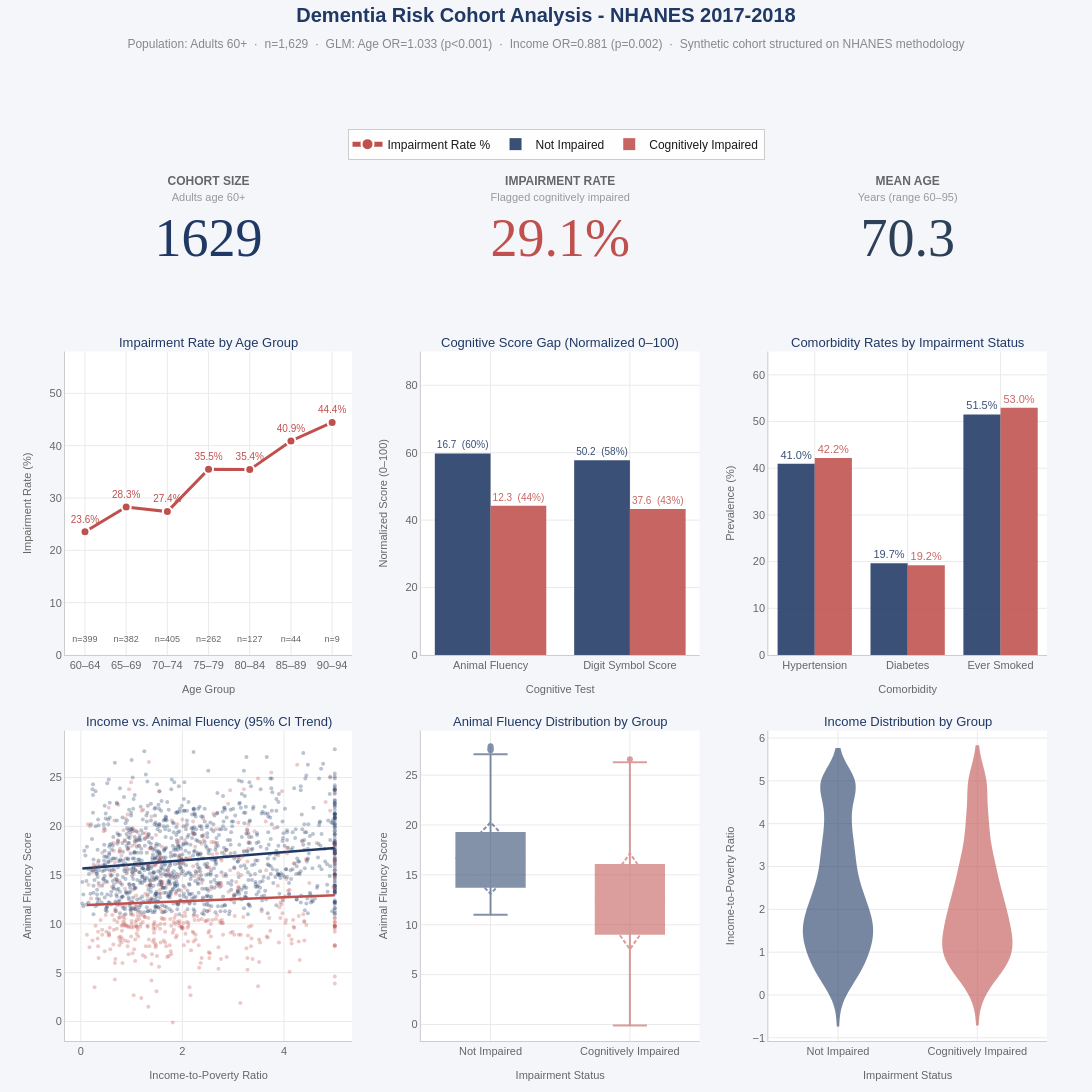

Source (notebook cell):
### Code cell
import plotly.graph_objects as go
from plotly.subplots import make_subplots
import numpy as np
import pandas as pd
from scipy import stats as scipy_stats

C_NOT  = "#1F3864"
C_IMP  = "#C0504D"
C_BG   = "#F4F6FA"
C_CARD = "#FFFFFF"
C_GRID = "#EAEAEA"
C_TEXT = "#1A1A1A"
C_SUB  = "#666666"
C_LINE = "#CCCCCC"

imp  = cohort_clean[cohort_clean["cog_impaired"] == 1]
nimp = cohort_clean[cohort_clean["cog_impaired"] == 0]
total_n  = len(cohort_clean)
imp_rate = cohort_clean["cog_impaired"].mean() * 100
mean_age = cohort_clean["age"].mean()

fig = make_subplots(
    rows=3, cols=3,
    row_heights=[0.11, 0.44, 0.45],
    column_widths=[0.34, 0.33, 0.33],
    vertical_spacing=0.09,
    horizontal_spacing=0.07,
    specs=[
        [{"type":"indicator"}, {"type":"indicator"}, {"type":"indicator"}],
        [{"type":"xy"},        {"type":"xy"},         {"type":"xy"}],
        [{"type":"xy"},        {"type":"xy"},         {"type":"xy"}],
    ],
    subplot_titles=(
        "","","",
        "Impairment Rate by Age Group",
        "Cognitive Score Gap (Normalized 0–100)",
        "Comorbidity Rates by Impairment Status",
        "Income vs. Animal Fluency (95% CI Trend)",
        "Animal Fluency Distribution by Group",
        "Income Distribution by Group",
    )
)

# KPI TILES
fig.add_trace(go.Indicator(
    mode="number", value=total_n,
    number={"font":{"size":54,"color":C_NOT,"family":"Arial Black"},"valueformat":".0f"},
    title={"text":"<b>COHORT SIZE</b><br><span style='font-size:11px;color:#999'>Adults age 60+</span>",
           "font":{"size":12,"color":C_SUB,"family":"Arial"}},
), row=1, col=1)

fig.add_trace(go.Indicator(
    mode="number", value=imp_rate,
    number={"font":{"size":54,"color":C_IMP,"family":"Arial Black"},"suffix":"%","valueformat":".1f"},
    title={"text":"<b>IMPAIRMENT RATE</b><br><span style='font-size:11px;color:#999'>Flagged cognitively impaired</span>",
           "font":{"size":12,"color":C_SUB,"family":"Arial"}},
), row=1, col=2)

fig.add_trace(go.Indicator(
    mode="number", value=mean_age,
    number={"font":{"size":54,"color":"#2E4057","family":"Arial Black"},"valueformat":".1f"},
    title={"text":"<b>MEAN AGE</b><br><span style='font-size:11px;color:#999'>Years (range 60–95)</span>",
           "font":{"size":12,"color":C_SUB,"family":"Arial"}},
), row=1, col=3)

# CHART 1: Impairment Rate by Age Group (line chart)
bin_edges = list(range(60, 100, 5))
bin_labels = [f"{b}–{b+4}" for b in bin_edges[:-1]]
imp_rates_by_age, totals_by_age = [], []
for start in bin_edges[:-1]:
    grp = cohort_clean[(cohort_clean["age"] >= start) & (cohort_clean["age"] < start+5)]
    imp_rates_by_age.append(grp["cog_impaired"].mean() * 100 if len(grp) > 0 else 0)
    totals_by_age.append(len(grp))

fig.add_trace(go.Scatter(
    x=bin_labels, y=imp_rates_by_age,
    mode="lines+markers+text",
    line={"color":C_IMP,"width":3},
    marker={"size":9,"color":C_IMP,"line":{"color":"white","width":2}},
    text=[f"{v:.1f}%" for v in imp_rates_by_age],
    textposition="top center",
    textfont={"size":10,"color":C_IMP,"family":"Arial"},
    name="Impairment Rate %", showlegend=True, legendgroup="line",
), row=2, col=1)

fig.add_trace(go.Scatter(
    x=bin_labels, y=[2]*len(bin_labels), mode="text",
    text=[f"n={t}" for t in totals_by_age],
    textposition="top center",
    textfont={"size":9,"color":C_SUB,"family":"Arial"},
    showlegend=False,
), row=2, col=1)

# CHART 2: Normalized Cognitive Scores
af_max = cohort_clean["animal_fluency"].max()
ds_max = cohort_clean["digit_symbol_score"].max()
score_labels = ["Animal Fluency", "Digit Symbol Score"]

for df, name, color, show in [(nimp,"Not Impaired",C_NOT,True),(imp,"Cognitively Impaired",C_IMP,True)]:
    norm = [df["animal_fluency"].mean()/af_max*100, df["digit_symbol_score"].mean()/ds_max*100]
    raw  = [df["animal_fluency"].mean(), df["digit_symbol_score"].mean()]
    fig.add_trace(go.Bar(
        x=score_labels, y=norm, name=name,
        marker_color=color, opacity=0.88, marker_line_width=0,
        legendgroup=name, showlegend=show,
        text=[f"{r:.1f}  ({n:.0f}%)" for r,n in zip(raw,norm)],
        textposition="outside",
        textfont={"size":10,"color":color,"family":"Arial"},
    ), row=2, col=2)

# CHART 3: Comorbidity
comorbid_cols   = ["hypertension","diabetes","ever_smoked"]
comorbid_labels = ["Hypertension","Diabetes","Ever Smoked"]
for df, name, color in [(nimp,"Not Impaired",C_NOT),(imp,"Cognitively Impaired",C_IMP)]:
    vals = [df[c].mean()*100 for c in comorbid_cols]
    fig.add_trace(go.Bar(
        x=comorbid_labels, y=vals, name=name,
        marker_color=color, opacity=0.88, marker_line_width=0,
        legendgroup=name, showlegend=False,
        text=[f"{v:.1f}%" for v in vals], textposition="outside",
        textfont={"size":11,"color":color,"family":"Arial"},
    ), row=2, col=3)

# CHART 4: Scatter + 95% CI bands
for df, name, color in [(nimp,"Not Impaired",C_NOT),(imp,"Cognitively Impaired",C_IMP)]:
    fig.add_trace(go.Scatter(
        x=df["income_pir"], y=df["animal_fluency"],
        mode="markers", name=name,
        marker={"color":color,"size":4,"opacity":0.30},
        legendgroup=name, showlegend=False,
    ), row=3, col=1)
    d = df[["income_pir","animal_fluency"]].dropna()
    x_arr, y_arr = d["income_pir"].values, d["animal_fluency"].values
    slope, intercept, r_val, p_val, se = scipy_stats.linregress(x_arr, y_arr)
    x_line = np.linspace(x_arr.min(), x_arr.max(), 100)
    y_pred = slope * x_line + intercept
    n = len(x_arr)
    t_crit = scipy_stats.t.ppf(0.975, df=n-2)
    se_band = se * np.sqrt(1/n + (x_line - x_arr.mean())**2 / np.sum((x_arr - x_arr.mean())**2))
    y_upper, y_lower = y_pred + t_crit*se_band, y_pred - t_crit*se_band
    fig.add_trace(go.Scatter(
        x=np.concatenate([x_line, x_line[::-1]]),
        y=np.concatenate([y_upper, y_lower[::-1]]),
        fill="toself", fillcolor=color, opacity=0.12,
        line={"width":0}, showlegend=False, hoverinfo="skip",
    ), row=3, col=1)
    fig.add_trace(go.Scatter(
        x=x_line, y=y_pred, mode="lines",
        line={"color":color,"width":2.5},
        showlegend=False,
    ), row=3, col=1)

# CHART 5: Box plots
for df, name, color in [(nimp,"Not Impaired",C_NOT),(imp,"Cognitively Impaired",C_IMP)]:
    fig.add_trace(go.Box(
        y=df["animal_fluency"], name=name,
        marker_color=color, line_color=color,
        fillcolor=color, opacity=0.55, boxmean="sd",
        legendgroup=name, showlegend=False,
    ), row=3, col=2)

# CHART 6: Violin
for df, name, color in [(nimp,"Not Impaired",C_NOT),(imp,"Cognitively Impaired",C_IMP)]:
    fig.add_trace(go.Violin(
        y=df["income_pir"], name=name,
        fillcolor=color, line_color=color,
        opacity=0.6, box_visible=True, meanline_visible=True,
        legendgroup=name, showlegend=False,
    ), row=3, col=3)

# AXIS STYLING
ax = {"showgrid":True,"gridcolor":C_GRID,"gridwidth":1,
      "linecolor":C_LINE,"linewidth":1,"mirror":False,
      "tickfont":{"family":"Arial","size":11,"color":C_SUB},
      "title_font":{"family":"Arial","size":11,"color":C_SUB},
      "showline":True,"zeroline":False}

fig.update_xaxes(title_text="Age Group",                row=2,col=1,**ax)
fig.update_yaxes(title_text="Impairment Rate (%)",      row=2,col=1,**ax, range=[0,58])
fig.update_xaxes(title_text="Cognitive Test",           row=2,col=2,**ax)
fig.update_yaxes(title_text="Normalized Score (0–100)", row=2,col=2,**ax, range=[0,90])
fig.update_xaxes(title_text="Comorbidity",              row=2,col=3,**ax)
fig.update_yaxes(title_text="Prevalence (%)",           row=2,col=3,**ax, range=[0,65])
fig.update_xaxes(title_text="Income-to-Poverty Ratio",  row=3,col=1,**ax)
fig.update_yaxes(title_text="Animal Fluency Score",     row=3,col=1,**ax)
fig.update_xaxes(title_text="Impairment Status",        row=3,col=2,**ax)
fig.update_yaxes(title_text="Animal Fluency Score",     row=3,col=2,**ax)
fig.update_xaxes(title_text="Impairment Status",        row=3,col=3,**ax)
fig.update_yaxes(title_text="Income-to-Poverty Ratio",  row=3,col=3,**ax)

for ann in fig.layout.annotations:
    if ann.text:
        ann.font = {"size":13,"color":C_NOT,"family":"Arial"}

fig.update_layout(
    title={
        "text": (
            "<b>Dementia Risk Cohort Analysis: NHANES 2017-2018</b>"
            "<br><span style='font-size:12px;color:#888888'>"
            "Population: Adults 60+  ·  n=1,629  ·  "
            "GLM: Age OR=1.033 (p&lt;0.001)  ·  Income OR=0.881 (p=0.002)  ·  "
            "Synthetic cohort structured on NHANES methodology"
            "</span>"
        ),
        "x":0.5,"xanchor":"center","y":0.98,"yanchor":"top",
        "font":{"family":"Arial","size":20,"color":C_NOT},
    },
    height=1100, width=1420,
    paper_bgcolor=C_BG,
    plot_bgcolor=C_CARD,
    barmode="group",
    font={"family":"Arial","color":C_TEXT},
    legend={
        "orientation":"h","x":0.5,"xanchor":"center",
        "y":1.048,"yanchor":"bottom",
        "font":{"size":12,"family":"Arial"},
        "bgcolor":"rgba(255,255,255,0.95)",
        "bordercolor":C_LINE,"borderwidth":1,
        "itemsizing":"constant",
    },
    margin={"t":200,"b":45,"l":65,"r":45},
)

fig.update_traces(selector={"type":"bar"}, marker_line_width=0)
fig.write_html("dementia_cohort_dashboard.html", include_plotlyjs="cdn")
fig.show()
print("✓ Saved: dementia_cohort_dashboard.html")

### Figure 1 — Plotly figure (JSON) as saved in the notebook; plotly's stock layout.template omitted (floating-point values rounded to 4 significant figures; data arrays with more than 128 entries replaced by an {"elided": "..."} marker saying what was removed)
{"data": [{"domain": {"x": [0, 0.2924], "y": [0.9098, 1]}, "mode": "number", "number": {"font": {"color": "#1F3864", "family": "Arial Black", "size": 54}, "valueformat": ".0f"}, "title": {"font": {"color": "#666666", "family": "Arial", "size": 12}, "text": "<b>COHORT SIZE</b><br><span style='font-size:11px;color:#999'>Adults age 60+</span>"}, "type": "indicator", "value": 1629}, {"domain": {"x": [0.3624, 0.6462], "y": [0.9098, 1]}, "mode": "number", "number": {"font": {"color": "#C0504D", "family": "Arial Black", "size": 54}, "suffix": "%", "valueformat": ".1f"}, "title": {"font": {"color": "#666666", "family": "Arial", "size": 12}, "text": "<b>IMPAIRMENT RATE</b><br><span style='font-size:11px;color:#999'>Flagged cognitively impaired</span>"}, "type": "indicator", "value": 29.1}, {"domain": {"x": [0.7162, 1], "y": [0.9098, 1]}, "mode": "number", "number": {"font": {"color": "#2E4057", "family": "Arial Black", "size": 54}, "valueformat": ".1f"}, "title": {"font": {"color": "#666666", "family": "Arial", "size": 12}, "text": "<b>MEAN AGE</b><br><span style='font-size:11px;color:#999'>Years (range 60–95)</span>"}, "type": "indicator", "value": 70.29}, {"legendgroup": "line", "line": {"color": "#C0504D", "width": 3}, "marker": {"color": "#C0504D", "line": {"color": "white", "width": 2}, "size": 9}, "mode": "lines+markers+text", "name": "Impairment Rate %", "showlegend": true, "text": ["23.6%", "28.3%", "27.4%", "35.5%", "35.4%", "40.9%", "44.4%"], "textfont": {"color": "#C0504D", "family": "Arial", "size": 10}, "textposition": "top center", "type": "scatter", "x": ["60–64", "65–69", "70–74", "75–79", "80–84", "85–89", "90–94"], "xaxis": "x", "y": [23.56, 28.27, 27.41, 35.5, 35.43, 40.91, 44.44], "yaxis": "y"}, {"mode": "text", "showlegend": false, "text": ["n=399", "n=382", "n=405", "n=262", "n=127", "n=44", "n=9"], "textfont": {"color": "#666666", "family": "Arial", "size": 9}, "textposition": "top center", "type": "scatter", "x": ["60–64", "65–69", "70–74", "75–79", "80–84", "85–89", "90–94"], "xaxis": "x", "y": [2, 2, 2, 2, 2, 2, 2], "yaxis": "y"}, {"legendgroup": "Not Impaired", "marker": {"color": "#1F3864", "line": {"width": 0}}, "name": "Not Impaired", "opacity": 0.88, "showlegend": true, "text": ["16.7  (60%)", "50.2  (58%)"], "textfont": {"color": "#1F3864", "family": "Arial", "size": 10}, "textposition": "outside", "type": "bar", "x": ["Animal Fluency", "Digit Symbol Score"], "xaxis": "x2", "y": [59.78, 57.77], "yaxis": "y2"}, {"legendgroup": "Cognitively Impaired", "marker": {"color": "#C0504D", "line": {"width": 0}}, "name": "Cognitively Impaired", "opacity": 0.88, "showlegend": true, "text": ["12.3  (44%)", "37.6  (43%)"], "textfont": {"color": "#C0504D", "family": "Arial", "size": 10}, "textposition": "outside", "type": "bar", "x": ["Animal Fluency", "Digit Symbol Score"], "xaxis": "x2", "y": [44.25, 43.27], "yaxis": "y2"}, {"legendgroup": "Not Impaired", "marker": {"color": "#1F3864", "line": {"width": 0}}, "name": "Not Impaired", "opacity": 0.88, "showlegend": false, "text": ["41.0%", "19.7%", "51.5%"], "textfont": {"color": "#1F3864", "family": "Arial", "size": 11}, "textposition": "outside", "type": "bar", "x": ["Hypertension", "Diabetes", "Ever Smoked"], "xaxis": "x3", "y": [40.95, 19.65, 51.52], "yaxis": "y3"}, {"legendgroup": "Cognitively Impaired", "marker": {"color": "#C0504D", "line": {"width": 0}}, "name": "Cognitively Impaired", "opacity": 0.88, "showlegend": false, "text": ["42.2%", "19.2%", "53.0%"], "textfont": {"color": "#C0504D", "family": "Arial", "size": 11}, "textposition": "outside", "type": "bar", "x": ["Hypertension", "Diabetes", "Ever Smoked"], "xaxis": "x3", "y": [42.19, 19.2, 52.95], "yaxis": "y3"}, {"legendgroup": "Not Impaired", "marker": {"color": "#1F3864", "opacity": 0.3, "size": 4}, "mode": "markers", "name": "Not Impaired", "showlegend": false, "type": "scatter", "x": {"elided": "1155 float values"}, "xaxis": "x4", "y": {"elided": "1155 float values"}, "yaxis": "y4"}, {"fill": "toself", "fillcolor": "#1F3864", "hoverinfo": "skip", "line": {"width": 0}, "opacity": 0.12, "showlegend": false, "type": "scatter", "x": {"elided": "200 float values"}, "xaxis": "x4", "y": {"elided": "200 float values"}, "yaxis": "y4"}, {"line": {"color": "#1F3864", "width": 2.5}, "mode": "lines", "showlegend": false, "type": "scatter", "x": [0.03, 0.0802, 0.1304, 0.1806, 0.2308, 0.281, 0.3312, 0.3814, 0.4316, 0.4818, 0.532, 0.5822, 0.6324, 0.6826, 0.7328, 0.783, 0.8332, 0.8834, 0.9336, 0.9838, 1.034, 1.084, 1.134, 1.185, 1.235, 1.285, 1.335, 1.385, 1.436, 1.486, 1.536, 1.586, 1.636, 1.687, 1.737, 1.787, 1.837, 1.887, 1.938, 1.988, 2.038, 2.088, 2.138, 2.189, 2.239, 2.289, 2.339, 2.389, 2.44, 2.49, 2.54, 2.59, 2.641, 2.691, 2.741, 2.791, 2.841, 2.892, 2.942, 2.992, 3.042, 3.092, 3.143, 3.193, 3.243, 3.293, 3.343, 3.394, 3.444, 3.494, 3.544, 3.594, 3.645, 3.695, 3.745, 3.795, 3.845, 3.896, 3.946, 3.996, 4.046, 4.096, 4.147, 4.197, 4.247, 4.297, 4.347, 4.398, 4.448, 4.498, 4.548, 4.598, 4.649, 4.699, 4.749, 4.799, 4.849, 4.9, 4.95, 5.0], "xaxis": "x4", "y": [15.69, 15.71, 15.73, 15.75, 15.77, 15.79, 15.81, 15.84, 15.86, 15.88, 15.9, 15.92, 15.94, 15.96, 15.98, 16.0, 16.03, 16.05, 16.07, 16.09, 16.11, 16.13, 16.15, 16.17, 16.2, 16.22, 16.24, 16.26, 16.28, 16.3, 16.32, 16.34, 16.36, 16.39, 16.41, 16.43, 16.45, 16.47, 16.49, 16.51, 16.53, 16.56, 16.58, 16.6, 16.62, 16.64, 16.66, 16.68, 16.7, 16.73, 16.75, 16.77, 16.79, 16.81, 16.83, 16.85, 16.87, 16.89, 16.92, 16.94, 16.96, 16.98, 17.0, 17.02, 17.04, 17.06, 17.09, 17.11, 17.13, 17.15, 17.17, 17.19, 17.21, 17.23, 17.25, 17.28, 17.3, 17.32, 17.34, 17.36, 17.38, 17.4, 17.42, 17.45, 17.47, 17.49, 17.51, 17.53, 17.55, 17.57, 17.59, 17.61, 17.64, 17.66, 17.68, 17.7, 17.72, 17.74, 17.76, 17.78], "yaxis": "y4"}, {"legendgroup": "Cognitively Impaired", "marker": {"color": "#C0504D", "opacity": 0.3, "size": 4}, "mode": "markers", "name": "Cognitively Impaired", "showlegend": false, "type": "scatter", "x": {"elided": "474 float values"}, "xaxis": "x4", "y": {"elided": "474 float values"}, "yaxis": "y4"}, {"fill": "toself", "fillcolor": "#C0504D", "hoverinfo": "skip", "line": {"width": 0}, "opacity": 0.12, "showlegend": false, "type": "scatter", "x": {"elided": "200 float values"}, "xaxis": "x4", "y": {"elided": "200 float values"}, "yaxis": "y4"}, {"line": {"color": "#C0504D", "width": 2.5}, "mode": "lines", "showlegend": false, "type": "scatter", "x": [0.12, 0.1693, 0.2186, 0.2679, 0.3172, 0.3665, 0.4158, 0.4651, 0.5143, 0.5636, 0.6129, 0.6622, 0.7115, 0.7608, 0.8101, 0.8594, 0.9087, 0.958, 1.007, 1.057, 1.106, 1.155, 1.204, 1.254, 1.303, 1.352, 1.402, 1.451, 1.5, 1.549, 1.599, 1.648, 1.697, 1.747, 1.796, 1.845, 1.895, 1.944, 1.993, 2.042, 2.092, 2.141, 2.19, 2.24, 2.289, 2.338, 2.387, 2.437, 2.486, 2.535, 2.585, 2.634, 2.683, 2.733, 2.782, 2.831, 2.88, 2.93, 2.979, 3.028, 3.078, 3.127, 3.176, 3.225, 3.275, 3.324, 3.373, 3.423, 3.472, 3.521, 3.571, 3.62, 3.669, 3.718, 3.768, 3.817, 3.866, 3.916, 3.965, 4.014, 4.063, 4.113, 4.162, 4.211, 4.261, 4.31, 4.359, 4.408, 4.458, 4.507, 4.556, 4.606, 4.655, 4.704, 4.754, 4.803, 4.852, 4.901, 4.951, 5.0], "xaxis": "x4", "y": [11.93, 11.94, 11.95, 11.96, 11.97, 11.98, 11.99, 12.0, 12.01, 12.02, 12.03, 12.04, 12.05, 12.06, 12.07, 12.08, 12.09, 12.1, 12.11, 12.12, 12.13, 12.14, 12.15, 12.16, 12.17, 12.18, 12.19, 12.2, 12.21, 12.22, 12.23, 12.24, 12.26, 12.27, 12.28, 12.29, 12.3, 12.31, 12.32, 12.33, 12.34, 12.35, 12.36, 12.37, 12.38, 12.39, 12.4, 12.41, 12.42, 12.43, 12.44, 12.45, 12.46, 12.47, 12.48, 12.49, 12.5, 12.51, 12.52, 12.53, 12.54, 12.55, 12.56, 12.57, 12.58, 12.59, 12.6, 12.61, 12.62, 12.63, 12.64, 12.65, 12.66, 12.67, 12.68, 12.69, 12.7, 12.72, 12.73, 12.74, 12.75, 12.76, 12.77, 12.78, 12.79, 12.8, 12.81, 12.82, 12.83, 12.84, 12.85, 12.86, 12.87, 12.88, 12.89, 12.9, 12.91, 12.92, 12.93, 12.94], "yaxis": "y4"}, {"boxmean": "sd", "fillcolor": "#1F3864", "legendgroup": "Not Impaired", "line": {"color": "#1F3864"}, "marker": {"color": "#1F3864"}, "name": "Not Impaired", "opacity": 0.55, "showlegend": false, "type": "box", "xaxis": "x5", "y": {"elided": "1155 float values"}, "yaxis": "y5"}, {"boxmean": "sd", "fillcolor": "#C0504D", "legendgroup": "Cognitively Impaired", "line": {"color": "#C0504D"}, "marker": {"color": "#C0504D"}, "name": "Cognitively Impaired", "opacity": 0.55, "showlegend": false, "type": "box", "xaxis": "x5", "y": {"elided": "474 float values"}, "yaxis": "y5"}, {"box": {"visible": true}, "fillcolor": "#1F3864", "legendgroup": "Not Impaired", "line": {"color": "#1F3864"}, "meanline": {"visible": true}, "name": "Not Impaired", "opacity": 0.6, "showlegend": false, "type": "violin", "xaxis": "x6", "y": {"elided": "1155 float values"}, "yaxis": "y6"}, {"box": {"visible": true}, "fillcolor": "#C0504D", "legendgroup": "Cognitively Impaired", "line": {"color": "#C0504D"}, "meanline": {"visible": true}, "name": "Cognitively Impaired", "opacity": 0.6, "showlegend": false, "type": "violin", "xaxis": "x6", "y": {"elided": "474 float values"}, "yaxis": "y6"}], "layout": {"annotations": [{"font": {"color": "#1F3864", "family": "Arial", "size": 13}, "showarrow": false, "text": "Impairment Rate by Age Group", "x": 0.1462, "xanchor": "center", "xref": "paper", "y": 0.8198, "yanchor": "bottom", "yref": "paper"}, {"font": {"color": "#1F3864", "family": "Arial", "size": 13}, "showarrow": false, "text": "Cognitive Score Gap (Normalized 0–100)", "x": 0.5043, "xanchor": "center", "xref": "paper", "y": 0.8198, "yanchor": "bottom", "yref": "paper"}, {"font": {"color": "#1F3864", "family": "Arial", "size": 13}, "showarrow": false, "text": "Comorbidity Rates by Impairment Status", "x": 0.8581, "xanchor": "center", "xref": "paper", "y": 0.8198, "yanchor": "bottom", "yref": "paper"}, {"font": {"color": "#1F3864", "family": "Arial", "size": 13}, "showarrow": false, "text": "Income vs. Animal Fluency (95% CI Trend)", "x": 0.1462, "xanchor": "center", "xref": "paper", "y": 0.369, "yanchor": "bottom", "yref": "paper"}, {"font": {"color": "#1F3864", "family": "Arial", "size": 13}, "showarrow": false, "text": "Animal Fluency Distribution by Group", "x": 0.5043, "xanchor": "center", "xref": "paper", "y": 0.369, "yanchor": "bottom", "yref": "paper"}, {"font": {"color": "#1F3864", "family": "Arial", "size": 13}, "showarrow": false, "text": "Income Distribution by Group", "x": 0.8581, "xanchor": "center", "xref": "paper", "y": 0.369, "yanchor": "bottom", "yref": "paper"}], "barmode": "group", "font": {"color": "#1A1A1A", "family": "Arial"}, "height": 1100, "legend": {"bgcolor": "rgba(255,255,255,0.95)", "bordercolor": "#CCCCCC", "borderwidth": 1, "font": {"family": "Arial", "size": 12}, "itemsizing": "constant", "orientation": "h", "x": 0.5, "xanchor": "center", "y": 1.048, "yanchor": "bottom"}, "margin": {"b": 45, "l": 65, "r": 45, "t": 200}, "paper_bgcolor": "#F4F6FA", "plot_bgcolor": "#FFFFFF", "title": {"font": {"color": "#1F3864", "family": "Arial", "size": 20}, "text": "<b>Dementia Risk Cohort Analysis - NHANES 2017-2018</b><br><span style='font-size:12px;color:#888888'>Population: Adults 60+  ·  n=1,629  ·  GLM: Age OR=1.033 (p&lt;0.001)  ·  Income OR=0.881 (p=0.002)  ·  Synthetic cohort structured on NHANES methodology</span>", "x": 0.5, "xanchor": "center", "y": 0.98, "yanchor": "top"}, "width": 1420, "xaxis": {"anchor": "y", "domain": [0, 0.2924], "gridcolor": "#EAEAEA", "gridwidth": 1, "linecolor": "#CCCCCC", "linewidth": 1, "mirror": false, "showgrid": true, "showline": true, "tickfont": {"color": "#666666", "family": "Arial", "size": 11}, "title": {"font": {"color": "#666666", "family": "Arial", "size": 11}, "text": "Age Group"}, "zeroline": false}, "xaxis2": {"anchor": "y2", "domain": [0.3624, 0.6462], "gridcolor": "#EAEAEA", "gridwidth": 1, "linecolor": "#CCCCCC", "linewidth": 1, "mirror": false, "showgrid": true, "showline": true, "tickfont": {"color": "#666666", "family": "Arial", "size": 11}, "title": {"font": {"color": "#666666", "family": "Arial", "size": 11}, "text": "Cognitive Test"}, "zeroline": false}, "xaxis3": {"anchor": "y3", "domain": [0.7162, 1], "gridcolor": "#EAEAEA", "gridwidth": 1, "linecolor": "#CCCCCC", "linewidth": 1, "mirror": false, "showgrid": true, "showline": true, "tickfont": {"color": "#666666", "family": "Arial", "size": 11}, "title": {"font": {"color": "#666666", "family": "Arial", "size": 11}, "text": "Comorbidity"}, "zeroline": false}, "xaxis4": {"anchor": "y4", "domain": [0, 0.2924], "gridcolor": "#EAEAEA", "gridwidth": 1, "linecolor": "#CCCCCC", "linewidth": 1, "mirror": false, "showgrid": true, "showline": true, "tickfont": {"color": "#666666", "family": "Arial", "size": 11}, "title": {"font": {"color": "#666666", "family": "Arial", "size": 11}, "text": "Income-to-Poverty Ratio"}, "zeroline": false}, "xaxis5": {"anchor": "y5", "domain": [0.3624, 0.6462], "gridcolor": "#EAEAEA", "gridwidth": 1, "linecolor": "#CCCCCC", "linewidth": 1, "mirror": false, "showgrid": true, "showline": true, "tickfont": {"color": "#666666", "family": "Arial", "size": 11}, "title": {"font": {"color": "#666666", "family": "Arial", "size": 11}, "text": "Impairment Status"}, "zeroline": false}, "xaxis6": {"anchor": "y6", "domain": [0.7162, 1], "gridcolor": "#EAEAEA", "gridwidth": 1, "linecolor": "#CCCCCC", "linewidth": 1, "mirror": false, "showgrid": true, "showline": true, "tickfont": {"color": "#666666", "family": "Arial", "size": 11}, "title": {"font": {"color": "#666666", "family": "Arial", "size": 11}, "text": "Impairment Status"}, "zeroline": false}, "yaxis": {"anchor": "x", "domain": [0.459, 0.8198], "gridcolor": "#EAEAEA", "gridwidth": 1, "linecolor": "#CCCCCC", "linewidth": 1, "mirror": false, "range": [0, 58], "showgrid": true, "showline": true, "tickfont": {"color": "#666666", "family": "Arial", "size": 11}, "title": {"font": {"color": "#666666", "family": "Arial", "size": 11}, "text": "Impairment Rate (%)"}, "zeroline": false}, "yaxis2": {"anchor": "x2", "domain": [0.459, 0.8198], "gridcolor": "#EAEAEA", "gridwidth": 1, "linecolor": "#CCCCCC", "linewidth": 1, "mirror": false, "range": [0, 90], "showgrid": true, "showline": true, "tickfont": {"color": "#666666", "family": "Arial", "size": 11}, "title": {"font": {"color": "#666666", "family": "Arial", "size": 11}, "text": "Normalized Score (0–100)"}, "zeroline": false}, "yaxis3": {"anchor": "x3", "domain": [0.459, 0.8198], "gridcolor": "#EAEAEA", "gridwidth": 1, "linecolor": "#CCCCCC", "linewidth": 1, "mirror": false, "range": [0, 65], "showgrid": true, "showline": true, "tickfont": {"color": "#666666", "family": "Arial", "size": 11}, "title": {"font": {"color": "#666666", "family": "Arial", "size": 11}, "text": "Prevalence (%)"}, "zeroline": false}, "yaxis4": {"anchor": "x4", "domain": [0, 0.369], "gridcolor": "#EAEAEA", "gridwidth": 1, "linecolor": "#CCCCCC", "linewidth": 1, "mirror": false, "showgrid": true, "showline": true, "tickfont": {"color": "#666666", "family": "Arial", "size": 11}, "title": {"font": {"color": "#666666", "family": "Arial", "size": 11}, "text": "Animal Fluency Score"}, "zeroline": false}, "yaxis5": {"anchor": "x5", "domain": [0, 0.369], "gridcolor": "#EAEAEA", "gridwidth": 1, "linecolor": "#CCCCCC", "linewidth": 1, "mirror": false, "showgrid": true, "showline": true, "tickfont": {"color": "#666666", "family": "Arial", "size": 11}, "title": {"font": {"color": "#666666", "family": "Arial", "size": 11}, "text": "Animal Fluency Score"}, "zeroline": false}, "yaxis6": {"anchor": "x6", "domain": [0, 0.369], "gridcolor": "#EAEAEA", "gridwidth": 1, "linecolor": "#CCCCCC", "linewidth": 1, "mirror": false, "showgrid": true, "showline": true, "tickfont": {"color": "#666666", "family": "Arial", "size": 11}, "title": {"font": {"color": "#666666", "family": "Arial", "size": 11}, "text": "Income-to-Poverty Ratio"}, "zeroline": false}}}
